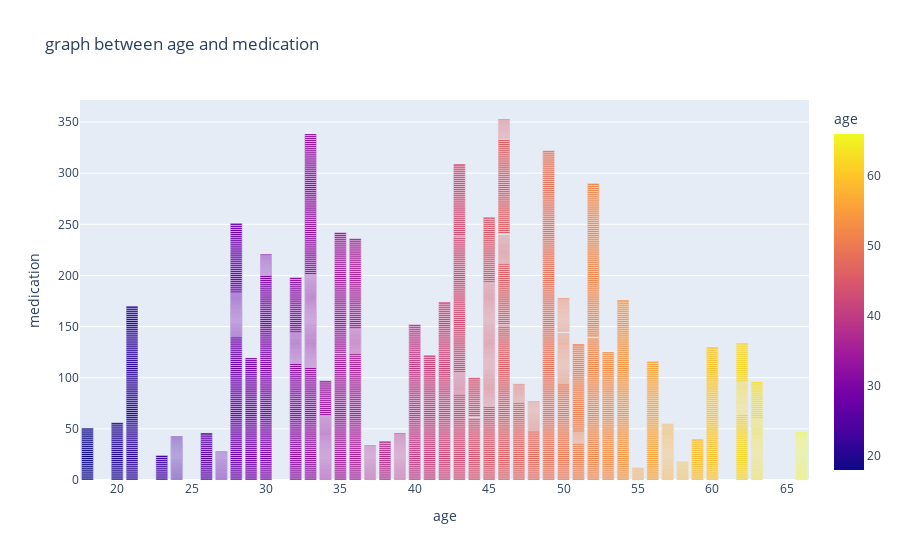

The notebook cell saved with this chart:
### Code cell
fig = px.bar(df, x='age', y='medication',color='age',title='graph between age and medication')
fig.show()

### Figure 1 — Plotly figure (JSON) as saved in the notebook; plotly's stock layout.template omitted (floating-point values rounded to 4 significant figures; data arrays with more than 128 entries replaced by an {"elided": "..."} marker saying what was removed)
{"data": [{"alignmentgroup": "True", "hovertemplate": "age=%{marker.color}<br>medication=%{y}<extra></extra>", "legendgroup": "", "marker": {"color": {"elided": "4152 int values"}, "coloraxis": "coloraxis"}, "name": "", "offsetgroup": "", "orientation": "v", "showlegend": false, "textposition": "auto", "type": "bar", "x": {"elided": "4152 int values"}, "xaxis": "x", "y": {"elided": "4152 int values"}, "yaxis": "y"}], "layout": {"barmode": "relative", "coloraxis": {"colorbar": {"title": {"text": "age"}}, "colorscale": [[0, "#0d0887"], [0.1111, "#46039f"], [0.2222, "#7201a8"], [0.3333, "#9c179e"], [0.4444, "#bd3786"], [0.5556, "#d8576b"], [0.6667, "#ed7953"], [0.7778, "#fb9f3a"], [0.8889, "#fdca26"], [1, "#f0f921"]]}, "legend": {"tracegroupgap": 0}, "title": {"text": "graph between age and medication"}, "xaxis": {"anchor": "y", "domain": [0, 1], "title": {"text": "age"}}, "yaxis": {"anchor": "x", "domain": [0, 1], "title": {"text": "medication"}}}}
